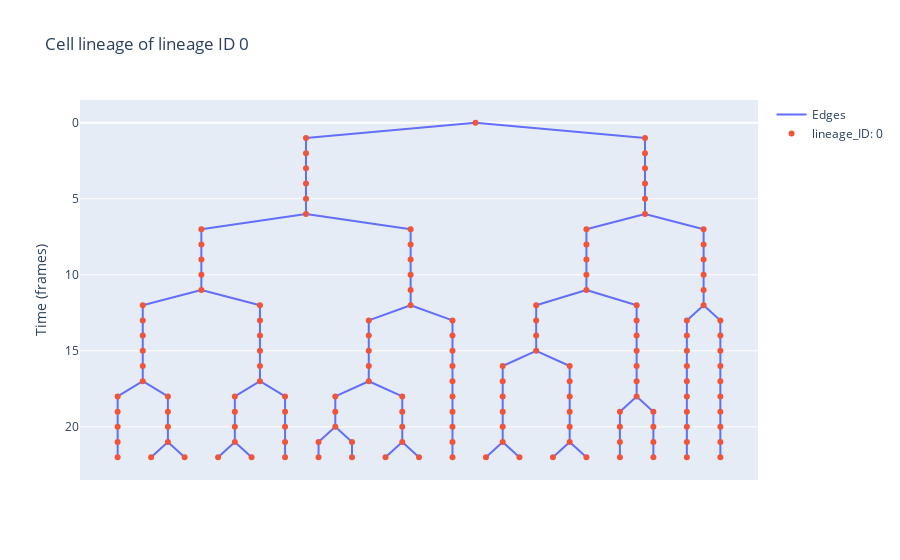

Write notebook code for a chart like this one.
### Markdown cell above
### For cell lineages

### Code cell
lin0 = model.data.cell_data[0]
lin0.plot(title="Cell lineage of lineage ID 0")

### Figure 1 — Plotly figure (JSON) as saved in the notebook; plotly's stock layout.template omitted (floating-point values rounded to 4 significant figures; data arrays with more than 128 entries replaced by an {"elided": "..."} marker saying what was removed)
{"data": [{"mode": "lines", "name": "Edges", "type": "scatter", "x": {"elided": "453 float values"}, "y": {"elided": "453 int values"}}, {"hoverinfo": "text", "hovertemplate": "%{text}", "mode": "markers", "name": "lineage_ID: 0", "text": {"elided": "152 str values"}, "type": "scatter", "x": {"elided": "152 float values"}, "y": {"elided": "152 int values"}}], "layout": {"hovermode": "closest", "showlegend": true, "title": {"text": "Cell lineage of lineage ID 0"}, "xaxis": {"showgrid": false, "showticklabels": false, "zeroline": false}, "yaxis": {"autorange": "reversed", "showgrid": true, "title": {"text": "Time (frames)"}, "zeroline": true}}}
